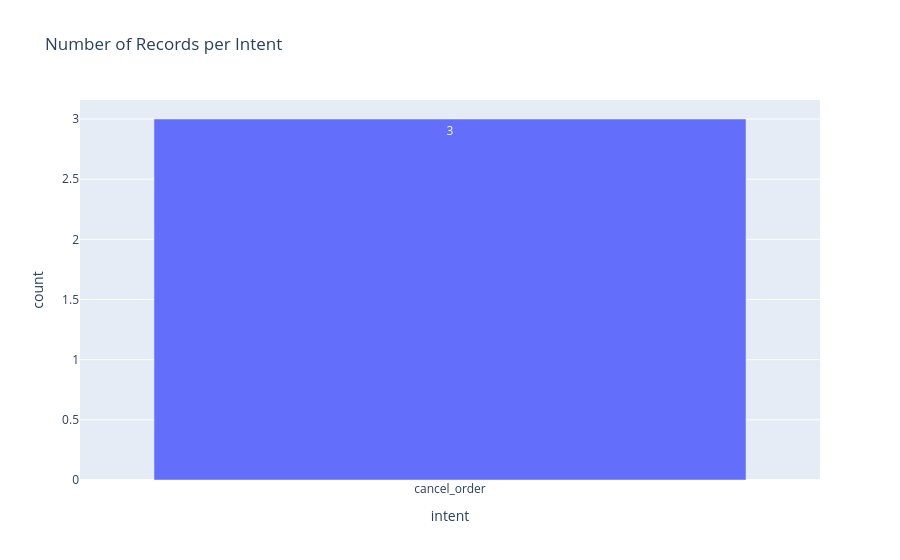

Source (notebook cell):
### Code cell
plot_number_records_per_intent(test1_df)
test1_df

### Figure 1 — Plotly figure (JSON) as saved in the notebook; plotly's stock layout.template omitted (floating-point values rounded to 4 significant figures)
{"data": [{"hovertemplate": "intent=%{x}<br>count=%{y}<extra></extra>", "legendgroup": "", "marker": {"color": "#636efa", "pattern": {"shape": ""}}, "name": "", "orientation": "v", "showlegend": false, "textposition": "auto", "texttemplate": "%{y}", "type": "bar", "x": ["cancel_order"], "xaxis": "x", "y": [3], "yaxis": "y"}], "layout": {"barmode": "relative", "legend": {"tracegroupgap": 0}, "title": {"text": "Number of Records per Intent"}, "xaxis": {"anchor": "y", "domain": [0, 1], "title": {"text": "intent"}}, "yaxis": {"anchor": "x", "domain": [0, 1], "title": {"text": "count"}}}}
